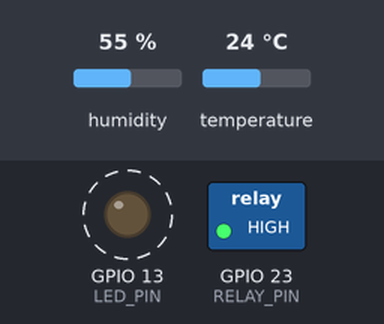
This sketch was run on a simulated ESP32. On the bench: switched loads named in the sketch (green lamp = pin HIGH), output pins drawn as LEDs (lit = HIGH). Dashed ring = blinking. The inputs (shaded band) are chosen by the test bench; at power-on: humidity 55 %, temperature 24 °C. WiFi joins after 1.5 s; servers stay silent unless stated; uploads are accepted with an empty reply; not simulated (calls return 0 or success): secrets.h; pins used as bus, display or sensor lines are not drawn; what the sketch prints to the serial monitor is not drawn.

Above: at 3.12 s.
4.3 s: humidity set to 78 %
9.9 s: humidity set to 81 %
At 12.0 s:
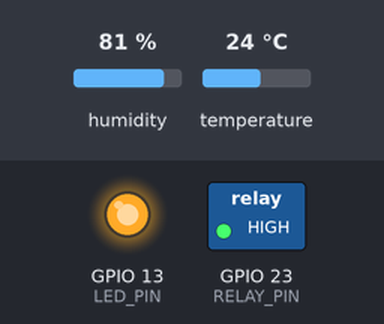
At 13.7 s:
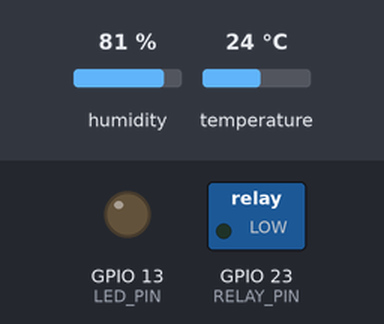
Timing chart, 0 to 15.2 s (numbered marks = the images above; inputs shaded):
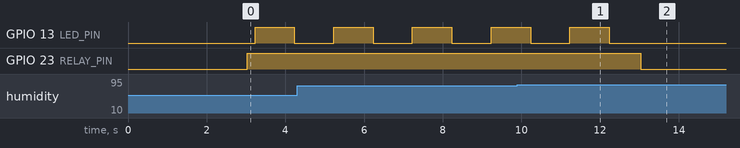

Measured:
- the behaviour switches between 79 and 80 % on humidity (found by bisection; images 0 and 1)
- after the input at 9.9 s, GPIO 13 (LED_PIN): goes on until 12.2 s, then stays LOW; GPIO 23 (RELAY_PIN): HIGH → LOW after 3.1 s
- by itself, GPIO 13 (LED_PIN): alternates HIGH for 1.0 s and LOW for 1.0 s

The sketch:

esp32.ino
```cpp
#include <WiFi.h>
#include <HTTPClient.h>
#include <ArduinoJson.h>
#include "DHT.h"
#include "secrets.h"

#define DHT_VCC_PIN 19
#define DHTPIN      18
#define DHTTYPE     DHT11
#define RELAY_PIN   23
#define LED_PIN     13

const unsigned long CYCLE_MS = 5000;
const unsigned long BLINK_MS = 1000;
const unsigned long WIFI_TIMEOUT_MS = 15000;
const unsigned long HTTP_TIMEOUT_MS = 4000;

DHT dht(DHTPIN, DHTTYPE);

String mode = "auto";
float threshold = 80.0;
bool relayOn = false;

unsigned long lastCycle = 0;
unsigned long lastBlink = 0;
bool ledState = false;

void setRelay(bool on) {
  relayOn = on;
  digitalWrite(RELAY_PIN, on ? HIGH : LOW);
  if (!on) {
    ledState = false;
    digitalWrite(LED_PIN, LOW);
  }
}

void applyControl(float humidity) {
  if (mode == "on") {
    setRelay(true);
  } else if (mode == "off") {
    setRelay(false);
  } else {
    setRelay(humidity < threshold);
  }
}

void updateLed(unsigned long now) {
  if (!relayOn) return;
  if (now - lastBlink >= BLINK_MS) {
    lastBlink = now;
    ledState = !ledState;
    digitalWrite(LED_PIN, ledState ? HIGH : LOW);
  }
}

bool connectWifi() {
  if (WiFi.status() == WL_CONNECTED) return true;

  Serial.print("Connecting to WiFi");
  WiFi.begin(WIFI_SSID, WIFI_PASS);

  unsigned long start = millis();
  while (WiFi.status() != WL_CONNECTED && millis() - start < WIFI_TIMEOUT_MS) {
    delay(250);
    Serial.print(".");
  }

  if (WiFi.status() == WL_CONNECTED) {
    Serial.print(" connected, IP: ");
    Serial.println(WiFi.localIP());
    return true;
  }

  Serial.println(" failed");
  return false;
}

void sendReading(float humidity, float temperature) {
  if (!connectWifi()) return;

  JsonDocument body;
  body["humidity"] = humidity;
  body["temperature"] = temperature;
  body["relay"] = relayOn;

  String payload;
  serializeJson(body, payload);

  HTTPClient http;
  http.begin(SERVER_URL);
  http.setTimeout(HTTP_TIMEOUT_MS);
  http.addHeader("Content-Type", "application/json");
  http.addHeader("X-API-Key", API_KEY);

  int code = http.POST(payload);

  if (code == 200) {
    JsonDocument response;
    DeserializationError err = deserializeJson(response, http.getString());
    if (!err) {
      const char* newMode = response["mode"];
      if (newMode != nullptr) {
        String m = String(newMode);
        if (m == "auto" || m == "on" || m == "off") mode = m;
      }
      threshold = response["threshold"] | threshold;
    } else {
      Serial.print("JSON error: ");
      Serial.println(err.c_str());
    }
  } else {
    Serial.print("POST failed: ");
    Serial.println(code);
  }

  http.end();
}

void setup() {
  Serial.begin(115200);

  pinMode(RELAY_PIN, OUTPUT);
  pinMode(LED_PIN, OUTPUT);
  setRelay(false);

  pinMode(DHT_VCC_PIN, OUTPUT);
  digitalWrite(DHT_VCC_PIN, HIGH);
  delay(1500);
  dht.begin();

  WiFi.mode(WIFI_STA);
  WiFi.setAutoReconnect(true);
  connectWifi();

  lastCycle = millis() - CYCLE_MS;
  Serial.println("Started");
}

void loop() {
  unsigned long now = millis();
  updateLed(now);

  if (now - lastCycle < CYCLE_MS) return;
  lastCycle = now;

  float humidity = dht.readHumidity();
  float temperature = dht.readTemperature();

  if (isnan(humidity) || isnan(temperature)) {
    Serial.println("Read error, relay state unchanged");
    return;
  }

  applyControl(humidity);
  sendReading(humidity, temperature);
  applyControl(humidity);

  Serial.print("Humidity: %");
  Serial.print(humidity);
  Serial.print("  Temperature: ");
  Serial.print(temperature);
  Serial.print(" C  Mode: ");
  Serial.print(mode);
  Serial.print("  Threshold: ");
  Serial.print(threshold);
  Serial.print("  Relay: ");
  Serial.println(relayOn ? "ON" : "OFF");
}
```
